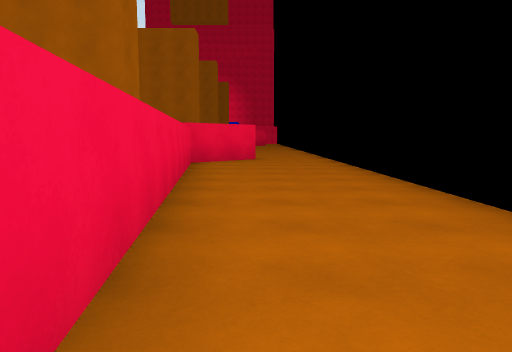
[1] (above)

14 first-person views from a walk through a 3-D level made in the Unity game engine. The camera is 1.3 m above the floor, tilts 6° down and sees 70° across. The floor is counted in squares, 2 m on a side. Each view is taken from the middle of a square. On the plan, view 1 faces up. The plan holds only what a view shows up to about 11 squares ahead; the rest is blank. The place goes on beyond the plan. The player character is not drawn.

[2]
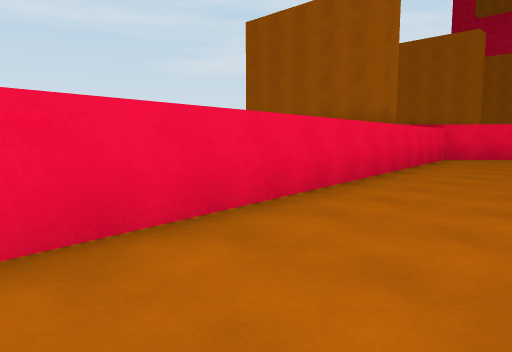

[3]
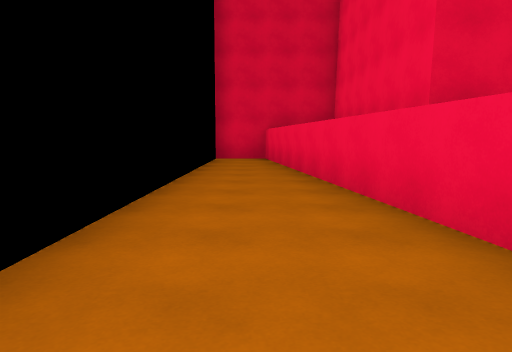

[4]
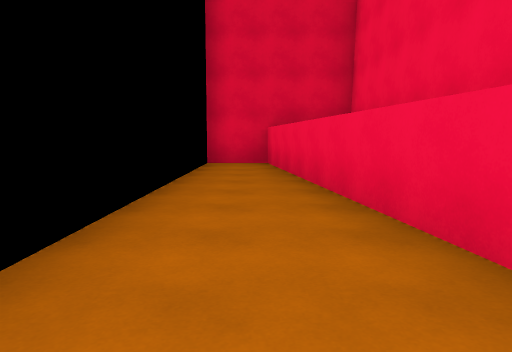

[5]
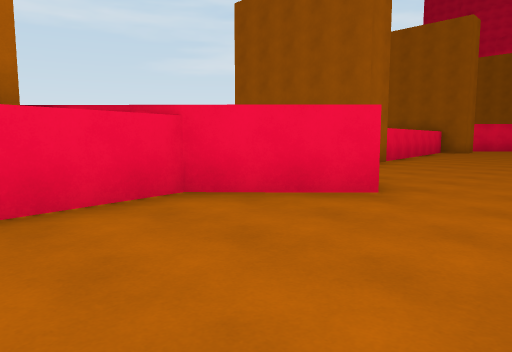

[6]
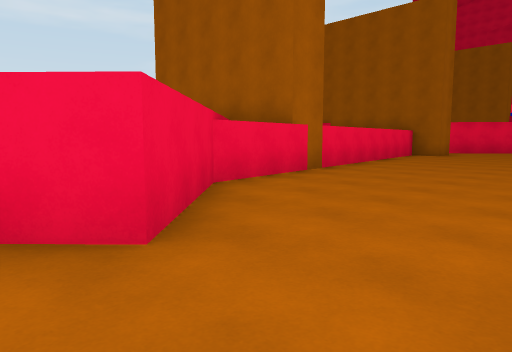

[7]
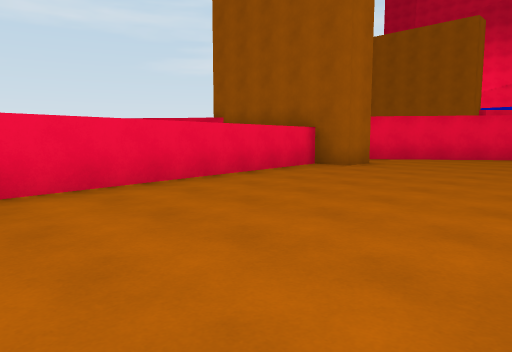

[8]
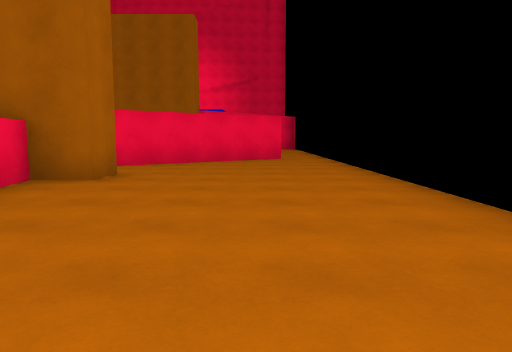

[9]
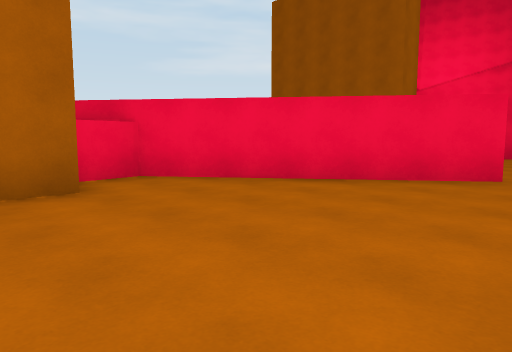

[10]
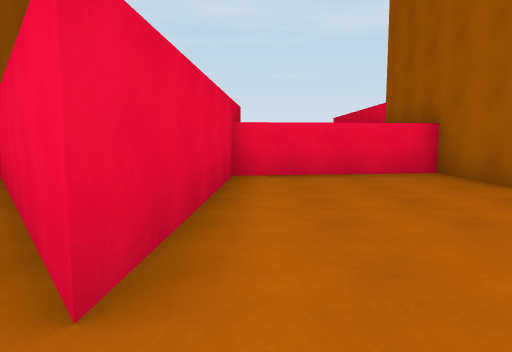

[11]
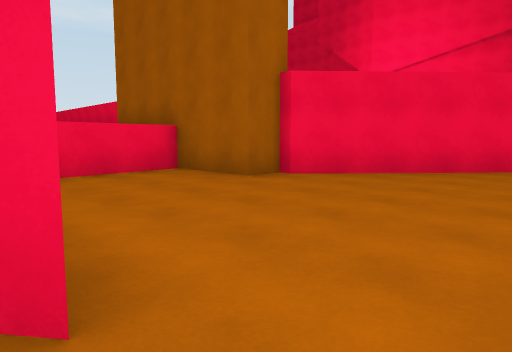

[12]
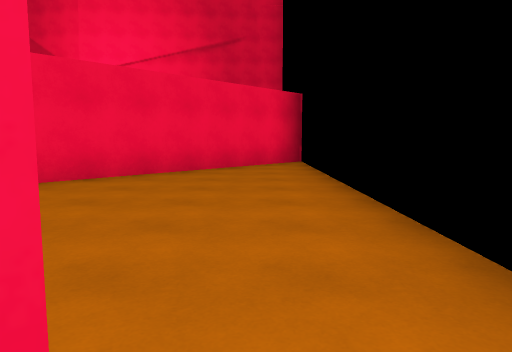

[13]
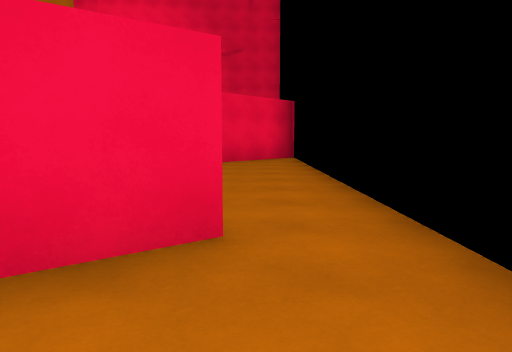

[14]
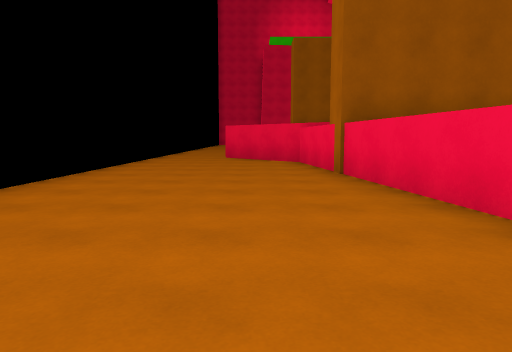

### Floor plan
Points are (right, up) in squares from view 1. A wall is a line through its corners. A room is listed if a view was taken in it or the views show most of it. See-through windows are left out.
Room 1 (views 1, 2, 3, 4, 5, 6, 7, 8, 9, 13, 14)
walls: (-2.5, 16.5) (-2.5, 15.9); (-2.5, 24.6) (-2.5, 23.6) (-3.5, 23.6) (-2.2, 13.3) (0, 11.1) (-1.7, 9.5) (0.7, -9.4) (2.2, -9.4); (0.8, 29.4) (-3.8, 26) (-3.6, 24.9)
ways out: opening at (1.5, 28.5) to room 2
Room 2 (views 10, 11, 12)
walls: (-2.5, 34.1) (-2.5, 33.3) (-4.7, 33.3) (-4.2, 29.6) (0.8, 29.4); (2.3, 39.1) (-2.3, 34.1)
ways out: opening at (1.5, 28.5) to room 1

Where each view was taken, in squares from view 1:
view 1: 0 up, 0 right, facing up
view 2: 2 down, 2 right, facing up-left
view 3: 2 up, 1 right, facing down
view 4: 0 up, 1 right, facing down
view 5: 7 up, 2 right, facing up-left
view 6: 10 up, 2 right, facing up-left
view 7: 16 up, 2 right, facing up-left
view 8: 18 up, 0 right, facing up
view 9: 23 up, 2 right, facing up-left
view 10: 30 up, 2 right, facing left
view 11: 29 up, 2 right, facing up-left
view 12: 29 up, 1 right, facing up
view 13: 27 up, 1 right, facing up
view 14: 23 up, 1 left, facing down
